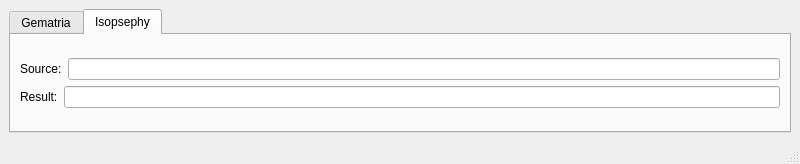
<?xml version="1.0" encoding="UTF-8"?>
<ui version="4.0">
 <class>MainWindow</class>
 <widget class="QMainWindow" name="MainWindow">
  <property name="geometry">
   <rect>
    <x>0</x>
    <y>0</y>
    <width>800</width>
    <height>164</height>
   </rect>
  </property>
  <property name="windowTitle">
   <string>Gematria&amp;Isopsephy</string>
  </property>
  <widget class="QWidget" name="centralwidget">
   <layout class="QVBoxLayout" name="verticalLayout_2">
    <item>
     <layout class="QVBoxLayout" name="verticalLayout">
      <item>
       <widget class="QTabWidget" name="tabWidget">
        <property name="currentIndex">
         <number>1</number>
        </property>
        <widget class="QWidget" name="tab">
         <attribute name="title">
          <string>Gematria</string>
         </attribute>
         <layout class="QVBoxLayout" name="verticalLayout_4">
          <item>
           <layout class="QVBoxLayout" name="verticalLayout_3">
            <item>
             <layout class="QHBoxLayout" name="horizontalLayout">
              <item>
               <widget class="QLabel" name="source_lbl">
                <property name="text">
                 <string>Source:</string>
                </property>
               </widget>
              </item>
              <item>
               <widget class="QLineEdit" name="gematria_source_edit"/>
              </item>
             </layout>
            </item>
            <item>
             <layout class="QHBoxLayout" name="horizontalLayout_2">
              <item>
               <widget class="QLabel" name="result_lbl">
                <property name="text">
                 <string>Result:</string>
                </property>
               </widget>
              </item>
              <item>
               <widget class="QLineEdit" name="gematria_result_edit"/>
              </item>
             </layout>
            </item>
           </layout>
          </item>
         </layout>
        </widget>
        <widget class="QWidget" name="tab_2">
         <attribute name="title">
          <string>Isopsephy</string>
         </attribute>
         <layout class="QVBoxLayout" name="verticalLayout_9">
          <item>
           <layout class="QVBoxLayout" name="verticalLayout_8">
            <item>
             <layout class="QHBoxLayout" name="horizontalLayout_8">
              <item>
               <widget class="QLabel" name="label">
                <property name="text">
                 <string>Source:</string>
                </property>
               </widget>
              </item>
              <item>
               <widget class="QLineEdit" name="isopsephy_source_edit">
                <property name="text">
                 <string/>
                </property>
               </widget>
              </item>
             </layout>
            </item>
            <item>
             <layout class="QHBoxLayout" name="horizontalLayout_9">
              <item>
               <widget class="QLabel" name="label_2">
                <property name="text">
                 <string>Result:</string>
                </property>
               </widget>
              </item>
              <item>
               <widget class="QLineEdit" name="isopsephy_result_edit"/>
              </item>
             </layout>
            </item>
           </layout>
          </item>
         </layout>
        </widget>
       </widget>
      </item>
     </layout>
    </item>
   </layout>
  </widget>
  <widget class="QMenuBar" name="menubar">
   <property name="geometry">
    <rect>
     <x>0</x>
     <y>0</y>
     <width>800</width>
     <height>21</height>
    </rect>
   </property>
  </widget>
  <widget class="QStatusBar" name="statusbar"/>
 </widget>
 <resources/>
 <connections/>
</ui>
